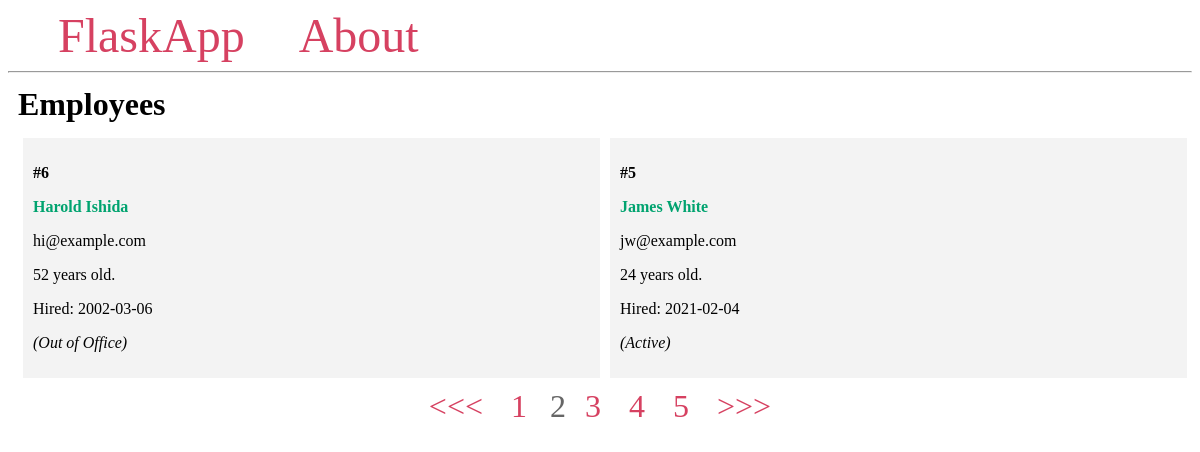
Screenshot of /?page=2 with the database file from the repository.
### app.py (models this page shows, shortened)
class Employee(db.Model):
    id = db.Column(db.Integer, primary_key=True)
    firstname = db.Column(db.String(100), nullable=False)
    lastname = db.Column(db.String(100), nullable=False)
    email = db.Column(db.String(100), unique=True, nullable=False)
    age = db.Column(db.Integer, nullable=False)
    hire_date = db.Column(db.Date, nullable=False)
    active = db.Column(db.Boolean, nullable=False)

### app.py (the view)
@app.route('/')
def index():
    page = request.args.get('page', 1, type=int)
    pagination = Employee.query.order_by(Employee.firstname).paginate(
        page=page, per_page=2)
    return render_template('index.html', pagination=pagination)

### templates/index.html
{% extends 'base.html' %}
{% block content %}
    <h1 class="title">{% block title %} Employees {% endblock %}</h1>
    <div class="content">
        {% for employee in pagination.items %}
            <div class="employee">
                <p><b>#{{ employee.id }}</b></p>
                <b>
                    <p class="name">{{ employee.firstname }} {{ employee.lastname }}</p>
                </b>
                <p>{{ employee.email }}</p>
                <p>{{ employee.age }} years old.</p>
                <p>Hired: {{ employee.hire_date }}</p>
                {% if employee.active %}
                    <p><i>(Active)</i></p>
                {% else %}
                    <p><i>(Out of Office)</i></p>
                {% endif %}
            </div>
        {% endfor %}
    </div>
    <div class="pagination">
        {% if pagination.has_prev %}
            <span>
                <a class='page-number' href="{{ url_for('index', page=pagination.prev_num) }}">
                    {{ '<<<' }}
                </a>
            </span>
        {% endif %}
        {% for number in pagination.iter_pages() %}
            {% if pagination.page != number %}
                <span>
                        <a class='page-number'
                            href="{{ url_for('index', page=number) }}">
                        {{ number }}
                        </a>
                </span>
            {% else %}
                <span class='current-page-number'>{{ number }}</span>
            {% endif %}
        {% endfor %}
        {% if pagination.has_next %}
            <span>
                <a class='page-number'
                    href="{{ url_for('index', page=pagination.next_num) }}">
                    {{ '>>>' }}
                </a>
            </span>
        {% endif %}
    </div>
{% endblock %}

### templates/base.html (style rules this page uses)
.title { margin: 5px; }
.content { margin: 5px; width: 100%; display: flex; flex-direction: row; flex-wrap: wrap; }
.employee { flex: 20%; padding: 10px; margin: 5px; background-color: #f3f3f3; inline-size: 100%; }
.name { color: #00a36f; text-decoration: none; }
.pagination { margin: 0 auto; }
.pagination span { font-size: 2em; margin-right: 10px; }
.page-number { color: #d64161; padding: 5px; text-decoration: none; }
.current-page-number { color: #666 }

### rows the page displays
Employee: id "6", firstname "Harold", lastname "Ishida", email "hi@example.com", age "52", hire_date "2002-03-06", active "(Out of Office)"
Employee: id "5", firstname "James", lastname "White", email "jw@example.com", age "24", hire_date "2021-02-04", active "(Active)"

### other values shown
{{ '<<<' }} "<<<"
{{ number }} "1" "3" "4" "5"
{{ number }} "2"
{{ '>>>' }} ">>>"
